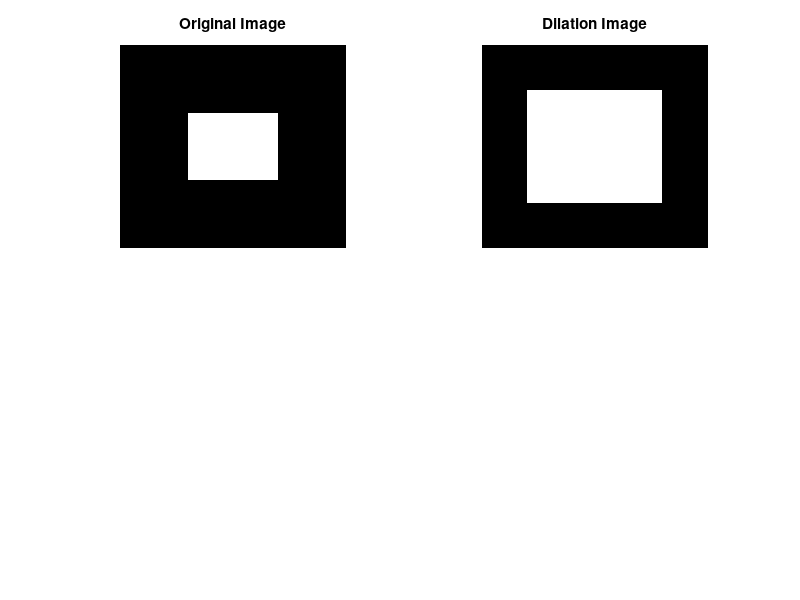

This chart was generated by the following MATLAB code: (Note: this script raises an error after producing the figure.)
BW1=zeros(9,10);
BW1(4:6,4:7)=1;

SE=strel("square",3);
BW2=imdilate(BW1,SE);

subplot(2,2,1); imshow(BW1); title("Original Image"); hold on;
subplot(2,2,2); imshow(BW2); title("Dilation Image");

SE2 = strel("disk", 3);
BW3 = imdilate(BW1, SE2);

subplot(2,2,3); imshow(BW1); title("Original Image"); hold on;
subplot(2,2,4); imshow(BW3); title("Dilation Image");
